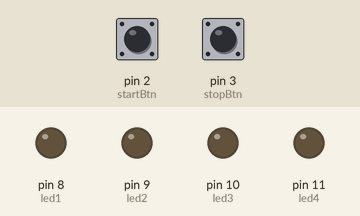
Simulated run of this sketch. Board: Arduino Uno, built with avr-gcc and run on an emulated ATmega328P. On the bench: output pins drawn as LEDs (lit = HIGH). The inputs (shaded band) are chosen by the test bench; at power-on: pin 2 (startBtn) HIGH, pin 3 (stopBtn) HIGH.

Above: at 1.2 s.
1.3 s: pin 2 (startBtn) pulled LOW for 0.15 s
At 1.9 s:
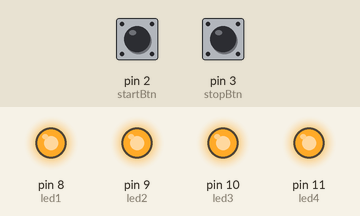
3.0 s: pin 3 (stopBtn) pulled LOW for 0.15 s
At 4.4 s:
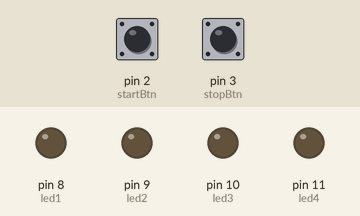
4.7 s: pin 2 (startBtn) pulled LOW for 1 s
At 5.7 s:
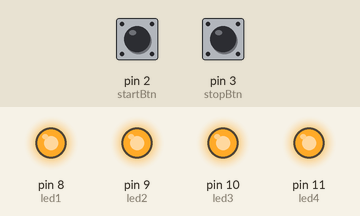
Timing chart, 0 to 7.7 s (numbered marks = the images above; inputs shaded):
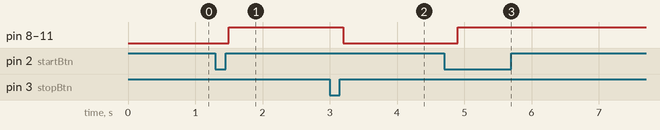

The sketch:

Caminadoras.ino
```cpp
// Control de 4 caminadoras con START y STOP

// Pines de las caminadoras (LEDs)
const int led1 = 8;
const int led2 = 9;
const int led3 = 10;
const int led4 = 11;

// Pines de los botones
const int startBtn = 2;
const int stopBtn  = 3;

// Variable para guardar el estado
bool sistemaEncendido = false;

void setup() {
  // Configuración de salidas
  pinMode(led1, OUTPUT);
  pinMode(led2, OUTPUT);
  pinMode(led3, OUTPUT);
  pinMode(led4, OUTPUT);

  // Configuración de botones
  pinMode(startBtn, INPUT_PULLUP);
  pinMode(stopBtn, INPUT_PULLUP);

  // Todo apagado al iniciar
  digitalWrite(led1, LOW);
  digitalWrite(led2, LOW);
  digitalWrite(led3, LOW);
  digitalWrite(led4, LOW);
}

void loop() {

  // Si se presiona START
  if (digitalRead(startBtn) == LOW) {
    sistemaEncendido = true;
    delay(200); // Antirrebote
  }

  // Si se presiona STOP
  if (digitalRead(stopBtn) == LOW) {
    sistemaEncendido = false;
    delay(200); // Antirrebote
  }

  // Encender o apagar las caminadoras
  digitalWrite(led1, sistemaEncendido);
  digitalWrite(led2, sistemaEncendido);
  digitalWrite(led3, sistemaEncendido);
  digitalWrite(led4, sistemaEncendido);
}
```

Measured:
- after the input at 1.3 s, pin 8 (led1), pin 9 (led2), pin 10 (led3), pin 11 (led4): LOW → HIGH after 0.20 s
- after the input at 3.0 s, pin 8 (led1), pin 9 (led2), pin 10 (led3), pin 11 (led4): HIGH → LOW after 0.20 s
- after the input at 4.7 s, pin 8 (led1), pin 9 (led2), pin 10 (led3), pin 11 (led4): LOW → HIGH after 0.20 s
